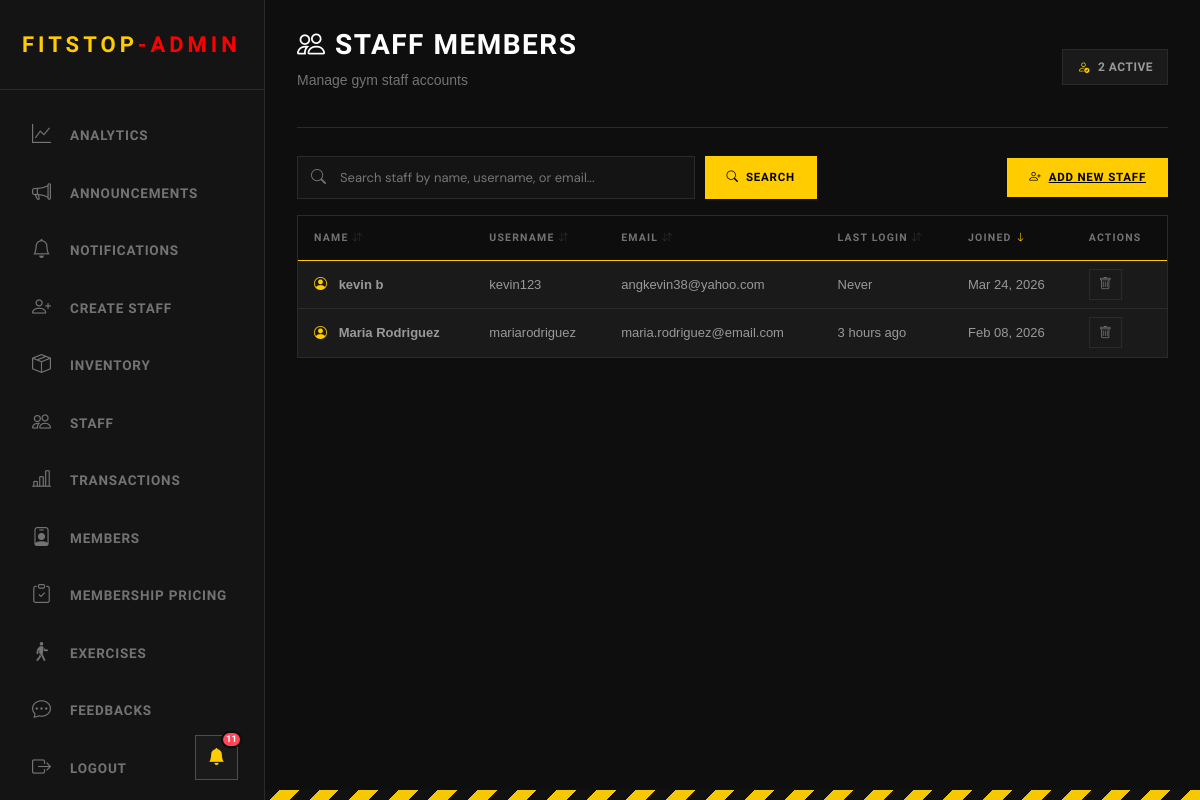
Before: /admin/view_staff.php (signed in) with the older database file.
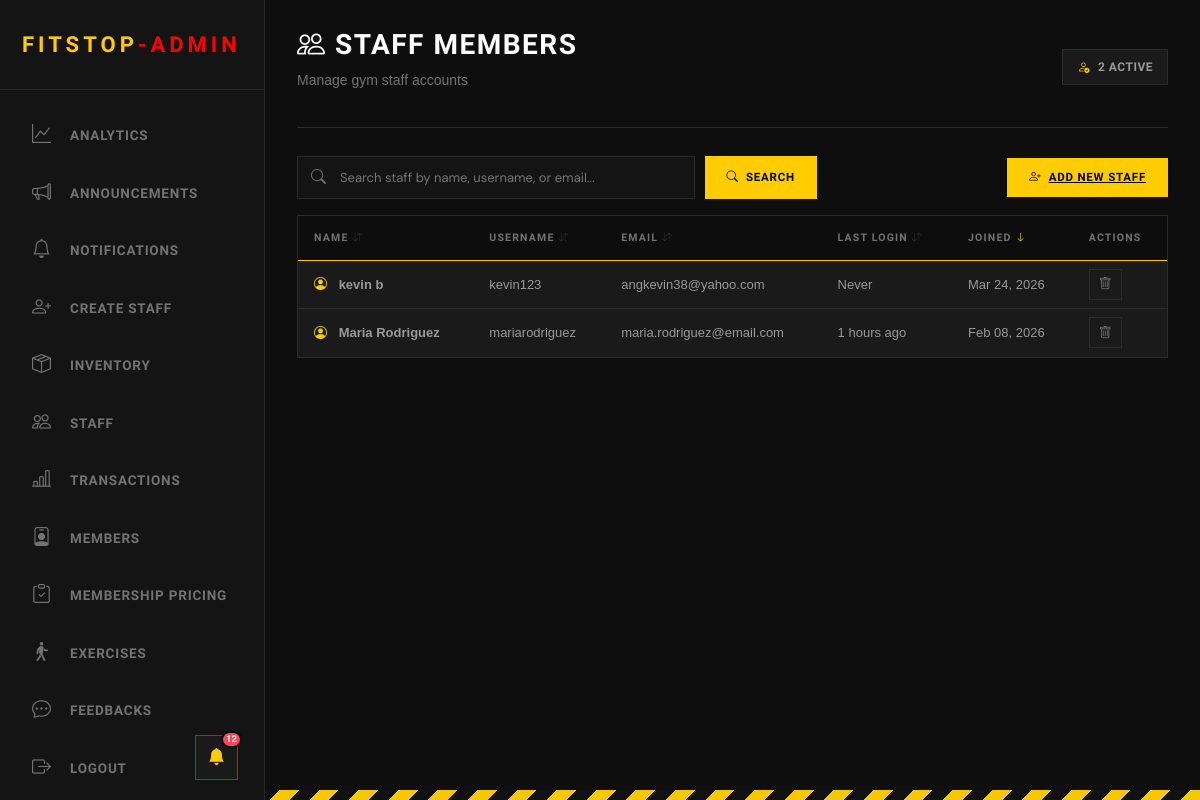
After: the same page with the newer database file.
### tables this page shows
CREATE TABLE "users" (   id INTEGER PRIMARY KEY AUTOINCREMENT,   username VARCHAR(50) NOT NULL UNIQUE,   first_name VARCHAR(50) NOT NULL,   last_name VARCHAR(50) NOT NULL,   email VARCHAR(100) NOT NULL UNIQUE,   password VARCHAR(255) NOT NULL,   user_type VARCHAR(50),   verification_code VARCHAR(50) DEFAULT NULL,   verification_code_expiration TIMESTAMP DEFAULT NULL,   is_verified BOOLEAN DEFAULT FALSE,   profile_picture BLOB,   last_logged_in TIMESTAMP DEFAULT NULL,   created_at TIMESTAMP DEFAULT CURRENT_TIMESTAMP,   updated_at TIMESTAMP DEFAULT CURRENT_TIMESTAMP , "points" INTEGER NOT NULL DEFAULT 0, dpa_consent INTEGER NOT NULL DEFAULT 0, dpa_consent_at TIMESTAMP DEFAULT NULL);

### admin/includes/header_admin.php (the view, shortened to what the changed rows need)
<?php
include('../login/connection.php');
$unread_stmt = $pdo->query("SELECT COUNT(*) as count FROM notification_history WHERE is_read = 0");
$unread_count = $unread_stmt->fetch()['count'];
?>
<head>
    <link rel="stylesheet" href="../staff/staff.css">
    <link href="../styles.css" rel="stylesheet">
    <link rel="stylesheet" href="https://cdnjs.cloudflare.com/ajax/libs/font-awesome/6.4.0/css/all.min.css">
    <link rel="stylesheet" href="https://cdn.jsdelivr.net/npm/bootstrap-icons@1.11.0/font/bootstrap-icons.css">
</head>
<body>
    <div style="position: fixed; bottom: 20px; left: calc(var(--sidebar-w) - 70px); z-index: 1001;">
        <div class="notif-wrapper">
            <button class="notif-bell-btn" id="notifBellBtn">
                <i class="bi bi-bell-fill"></i>
                <?php if ($unread_count > 0): ?>
                    <span class="notif-badge"><?php echo $unread_count; ?></span>
                <?php endif; ?>
            </button>
        </div>
    </div>
</body>

### admin/view_staff.php (shortened to what the changed rows need)
<?php
include("../Login/connection.php");
$search = isset($_GET['search']) ? trim($_GET['search']) : '';
$sort_by = isset($_GET['sort']) ? $_GET['sort'] : 'created_at';
$sort_order = isset($_GET['order']) ? $_GET['order'] : 'DESC';
$sort_order = ($sort_order === 'ASC') ? 'ASC' : 'DESC';
$where_clause = "WHERE user_type = 'staff'";
$params = [];
$query = "SELECT id, username, first_name, last_name, email, last_logged_in, created_at
          FROM users
          $where_clause
          ORDER BY $sort_by $sort_order";
$stmt = $pdo->prepare($query);
$stmt->execute($params);
$staff_members = $stmt->fetchAll();
function timeAgo($datetime)
{
    if (!$datetime)
        return 'Never';
    $time = strtotime($datetime);
    $diff = time() - $time;
    if ($diff < 86400)
        return floor($diff / 3600) . ' hours ago';
    return date('M d, Y', $time);
}
function getSortUrl($column, $current_sort, $current_order, $search) {
    $new_order = 'ASC';
    return "?sort=$column&order=$new_order" . ($search ? "&search=" . urlencode($search) : "");
}
function getSortIcon($column, $current_sort, $current_order) {
    if ($current_sort !== $column) {
        return '<i class="bi bi-arrow-down-up" style="opacity: 0.3; font-size: 10px;"></i>';
    }
    return $current_order === 'ASC'
        ? '<i class="bi bi-arrow-up" style="color: var(--hazard); font-size: 10px;"></i>'
        : '<i class="bi bi-arrow-down" style="color: var(--hazard); font-size: 10px;"></i>';
}
?>
<!DOCTYPE html>
<html>
<head>
    <link rel="stylesheet" href="https://cdn.jsdelivr.net/npm/bootstrap-icons@1.11.0/font/bootstrap-icons.css">
    <link href="https://cdn.jsdelivr.net/npm/bootstrap@5.3.8/dist/css/bootstrap.min.css" rel="stylesheet"
>
</head>
<body>
    <?php include('includes/header_admin.php') ?>
    <div class="main-content">
        <div class="topbar">
            <div class="topbar-left">
                <h1><i class="bi bi-people"></i> Staff Members</h1>
            </div>
        </div>
        <section>
            <div class="inventory-table">
                <table>
                    <thead>
                        <tr>
                            <th class="sortable-header" onclick="window.location.href='<?php echo getSortUrl('first_name', $sort_by, $sort_order, $search); ?>'">
                                Name <?php echo getSortIcon('first_name', $sort_by, $sort_order); ?>
                            </th>
                            <th class="sortable-header" onclick="window.location.href='<?php echo getSortUrl('username', $sort_by, $sort_order, $search); ?>'">
                                Username <?php echo getSortIcon('username', $sort_by, $sort_order); ?>
                            </th>
                            <th class="sortable-header" onclick="window.location.href='<?php echo getSortUrl('email', $sort_by, $sort_order, $search); ?>'">
                                Email <?php echo getSortIcon('email', $sort_by, $sort_order); ?>
                            </th>
                            <th class="sortable-header" onclick="window.location.href='<?php echo getSortUrl('last_logged_in', $sort_by, $sort_order, $search); ?>'">
                                Last Login <?php echo getSortIcon('last_logged_in', $sort_by, $sort_order); ?>
                            </th>
                            <th class="sortable-header" onclick="window.location.href='<?php echo getSortUrl('created_at', $sort_by, $sort_order, $search); ?>'">
                                Joined <?php echo getSortIcon('created_at', $sort_by, $sort_order); ?>
                            </th>
                            <th>Actions</th>
                        </tr>
                    </thead>
                    <tbody>
                        <?php if (count($staff_members) > 0): ?>
                            <?php foreach ($staff_members as $staff): ?>
                                <?php
                                $full_name = htmlspecialchars($staff['first_name'] . ' ' . $staff['last_name']);
                                $username = htmlspecialchars($staff['username']);
                                $email = htmlspecialchars($staff['email']);
                                $last_login = timeAgo($staff['last_logged_in']);
                                $joined = date('M d, Y', strtotime($staff['created_at']));
                                ?>
                                <tr>
                                    <td>
                                        <i class='bi bi-person-circle' style='color: var(--hazard); margin-right: 8px;'></i>
                                        <strong><?php echo $full_name; ?></strong>
                                    </td>
                                    <td><?php echo $username; ?></td>
                                    <td><?php echo $email; ?></td>
                                    <td><?php echo $last_login; ?></td>
                                    <td><?php echo $joined; ?></td>
                                    <td>
                                        <a href='process_delete_staff.php?id=<?php echo $staff['id']; ?>' class='btn-icon' onclick='return confirm("Are you sure you want to remove this staff member?")'>
                                            <i class='bi bi-trash'></i>
                                        </a>
                                    </td>
                                </tr>
                            <?php endforeach; ?>
                        <?php endif; ?>
                    </tbody>
                </table>
            </div>
        </section>
    </div>
</body>
</html>

Changed rows visible on the page:
changed users "Maria Rodriguez": last_logged_in "3 hours ago" → "1 hours ago"
Other visible differences:
$unread_count: "11" → "12"
